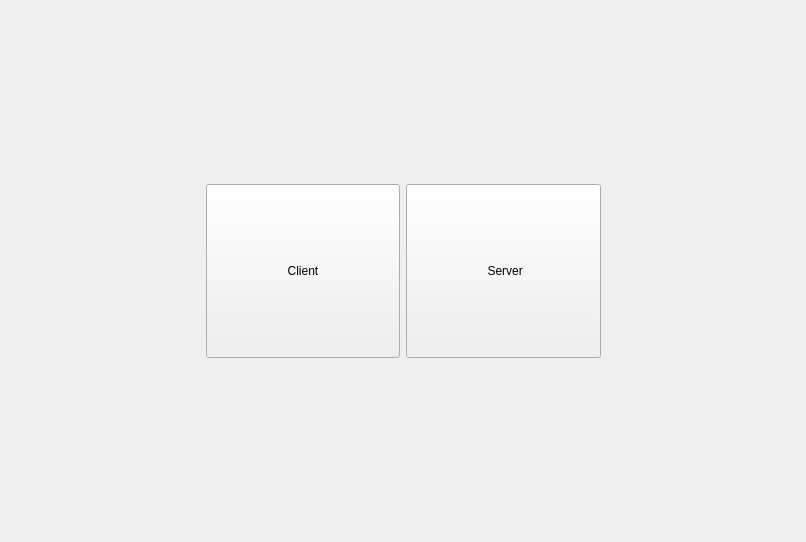
<?xml version="1.0" encoding="UTF-8"?>
<ui version="4.0">
 <class>TcpDemoForm</class>
 <widget class="QWidget" name="TcpDemoForm">
  <property name="geometry">
   <rect>
    <x>0</x>
    <y>0</y>
    <width>806</width>
    <height>542</height>
   </rect>
  </property>
  <property name="windowTitle">
   <string>Form</string>
  </property>
  <layout class="QGridLayout" name="gridLayout">
   <item row="1" column="1">
    <widget class="QPushButton" name="client">
     <property name="sizePolicy">
      <sizepolicy hsizetype="Expanding" vsizetype="Expanding">
       <horstretch>0</horstretch>
       <verstretch>0</verstretch>
      </sizepolicy>
     </property>
     <property name="text">
      <string>Client</string>
     </property>
    </widget>
   </item>
   <item row="1" column="0">
    <spacer name="horizontalSpacer">
     <property name="orientation">
      <enum>Qt::Horizontal</enum>
     </property>
     <property name="sizeHint" stdset="0">
      <size>
       <width>40</width>
       <height>20</height>
      </size>
     </property>
    </spacer>
   </item>
   <item row="3" column="1">
    <spacer name="verticalSpacer">
     <property name="orientation">
      <enum>Qt::Vertical</enum>
     </property>
     <property name="sizeHint" stdset="0">
      <size>
       <width>20</width>
       <height>40</height>
      </size>
     </property>
    </spacer>
   </item>
   <item row="1" column="3">
    <spacer name="horizontalSpacer_2">
     <property name="orientation">
      <enum>Qt::Horizontal</enum>
     </property>
     <property name="sizeHint" stdset="0">
      <size>
       <width>40</width>
       <height>20</height>
      </size>
     </property>
    </spacer>
   </item>
   <item row="0" column="1">
    <spacer name="verticalSpacer_2">
     <property name="orientation">
      <enum>Qt::Vertical</enum>
     </property>
     <property name="sizeHint" stdset="0">
      <size>
       <width>20</width>
       <height>40</height>
      </size>
     </property>
    </spacer>
   </item>
   <item row="1" column="2">
    <widget class="QPushButton" name="server">
     <property name="sizePolicy">
      <sizepolicy hsizetype="Expanding" vsizetype="Expanding">
       <horstretch>0</horstretch>
       <verstretch>0</verstretch>
      </sizepolicy>
     </property>
     <property name="text">
      <string> Server</string>
     </property>
    </widget>
   </item>
  </layout>
 </widget>
 <resources/>
 <connections/>
</ui>
